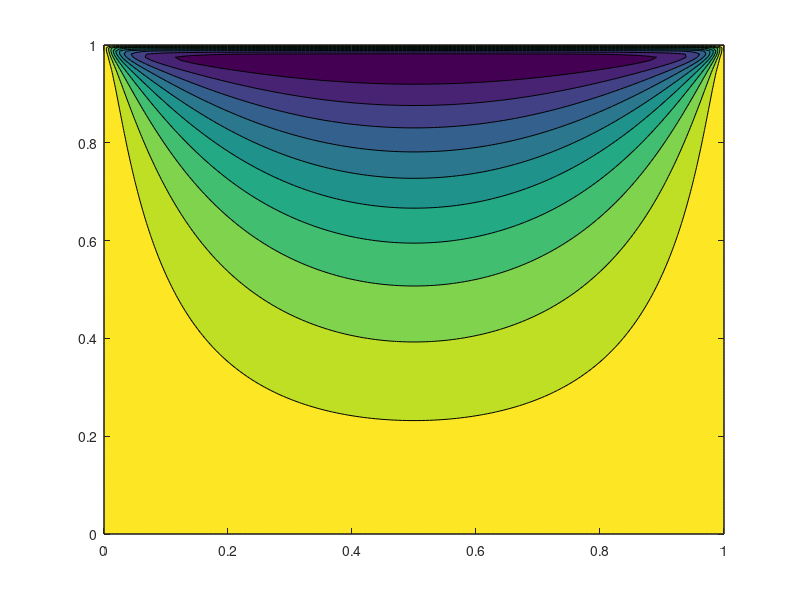

MATLAB code to generate this figure:
clc
clear all
close all

A = importdata('streamfunction.txt');
x = reshape(A.data(:,1), [161,161]);
y = reshape(A.data(:,2), [161,161]);
s = reshape(A.data(:,3), [161,161]);

contourf(x,y,s);



